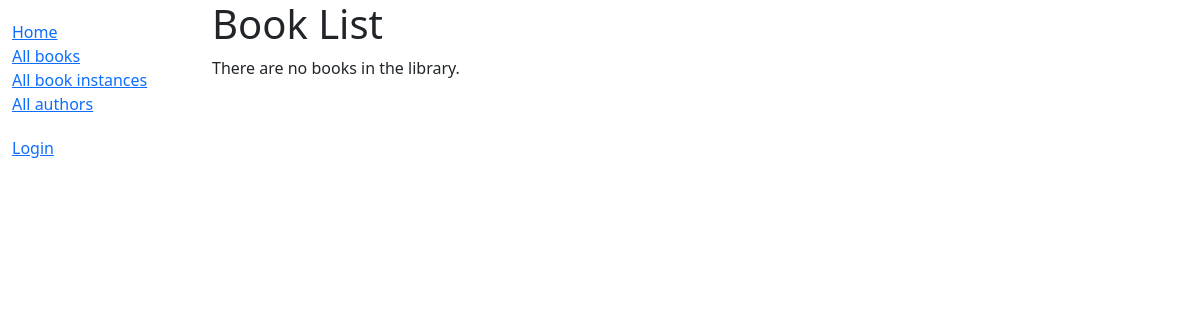
Page /catalog/books/ on the earlier database version.
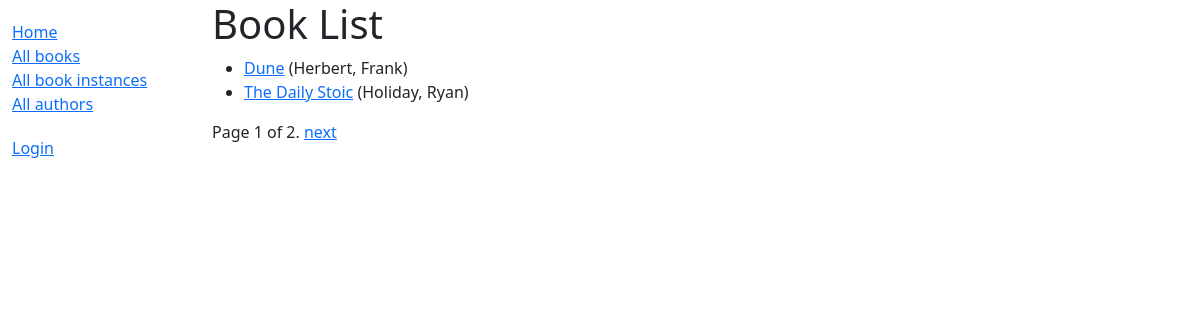
Same page on the later database version.
### catalog/models.py (models this page shows, shortened)
class Book(models.Model):
    title = models.CharField(max_length=200)
    author = models.ForeignKey('Author', on_delete=models.RESTRICT, null=True)
    summary = models.TextField(
    max_length=1000, help_text="Enter a brief description of the book")
    isbn = models.CharField('ISBN', max_length=13,
                            unique=True,
                            help_text='13 Character <a href="https://www.isbn-international.org/content/what-isbn'
                                      '">ISBN number</a>')
    genre = models.ManyToManyField(
        Genre, help_text="Select a genre for this book")
    language = models.ForeignKey('Language', on_delete = models.SET_NULL, null = True)
    def get_absolute_url(self):
        return reverse('book-detail', args=[str(self.id)])
    def display_genre(self):
        """Create a string for the Genre. This is required to display genre in Admin."""
        return ', '.join(genre.name for genre in self.genre.all()[:3])
    display_genre.short_description = 'Genre'

class Author(models.Model):
    first_name = models.CharField(max_length=100)
    last_name = models.CharField(max_length=100)
    date_of_birth = models.DateField(null=True, blank=True)
    date_of_death = models.DateField('Died', null=True, blank=True)
    class Meta:
        ordering = ['last_name', 'first_name']
    def __str__(self):
        return f'{self.last_name}, {self.first_name}'

### catalog/views.py (the view)
# urls.py: path('books/', views.BookListView.as_view(), name='books'),
class BookListView(generic.ListView):
    model = Book
    context_object_name = 'book_list'
    paginate_by = 2

### catalog/templates/catalog/book_list.html
{% extends "base_generic.html" %}
{% block content %}
  <h1>Book List</h1>
  {% if book_list %}
    <ul>
      {% for book in book_list %}
      <li>
        <a href="{{ book.get_absolute_url }}">{{ book.title }}</a>
        ({{book.author}})
      </li>
      {% endfor %}
    </ul>
  {% else %}
    <p>There are no books in the library.</p>
  {% endif %}
{% endblock %}

Differences in the rows shown:
added Book: title "Dune", author "Herbert, Frank"
added Book: title "The Daily Stoic", author "Holiday, Ryan"
Other differences:
{{ page_obj.number }}: (not shown) → "1"
{{ page_obj.paginator.num_pages }}: (not shown) → "2"
text no longer shown: "There are no books in the library."
text now shown: "Page of . next"
